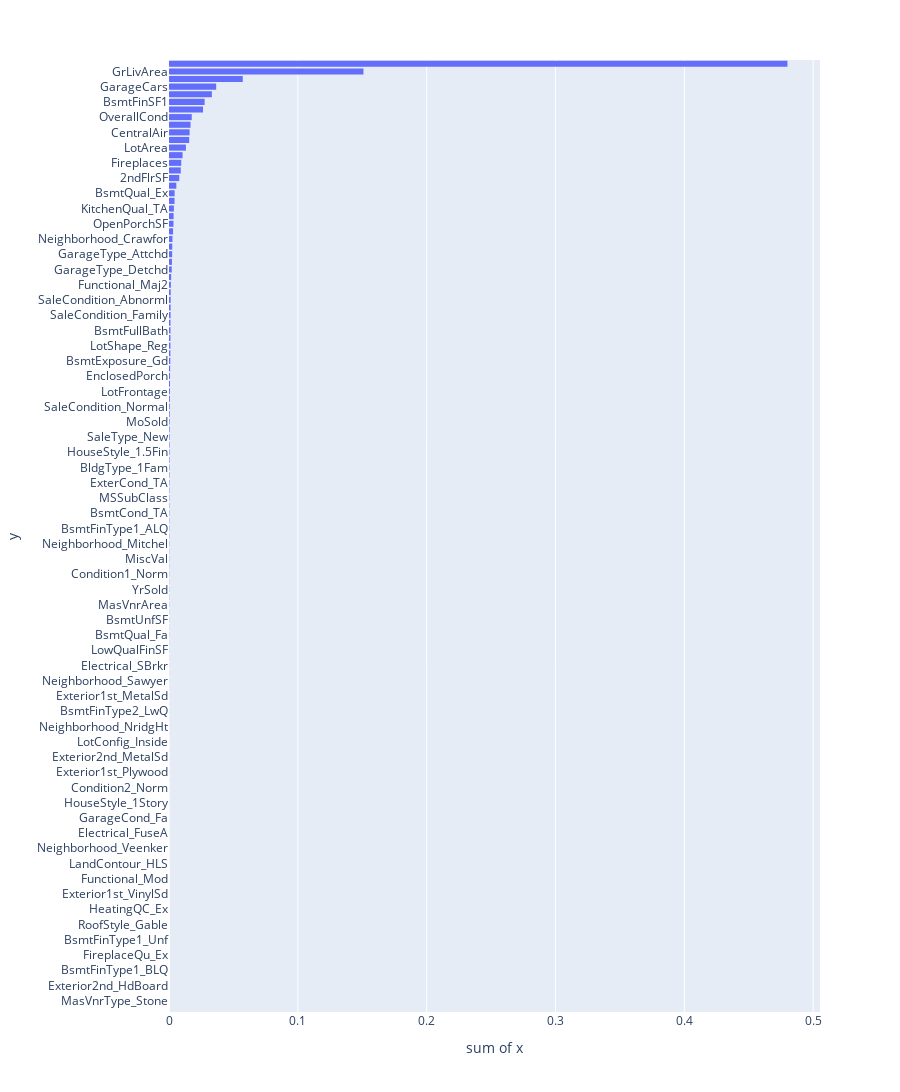

Here is the notebook cell this chart was saved with:
### Markdown cell above
R2 score got a bit worse, but that's not necessarily a bad thing. The ultimate goal is not JUST the best model, but a model that reflects reality and is suited to our needs.

### Code cell
px.histogram(x=model.feature_importances_, y=model.feature_names_in_).update_yaxes(categoryorder='total ascending').update_layout(height=2_000)

### Figure 1 — Plotly figure (JSON) as saved in the notebook; plotly's stock layout.template omitted (floating-point values rounded to 4 significant figures; data arrays with more than 128 entries replaced by an {"elided": "..."} marker saying what was removed)
{"data": [{"bingroup": "y", "histfunc": "sum", "hovertemplate": "sum of x=%{x}<br>y=%{y}<extra></extra>", "legendgroup": "", "marker": {"color": "#636efa", "pattern": {"shape": ""}}, "name": "", "orientation": "h", "showlegend": false, "type": "histogram", "x": {"elided": "278 float values"}, "xaxis": "x", "y": {"elided": "278 str values"}, "yaxis": "y"}], "layout": {"barmode": "relative", "height": 2000, "legend": {"tracegroupgap": 0}, "margin": {"t": 60}, "xaxis": {"anchor": "y", "domain": [0, 1], "title": {"text": "sum of x"}}, "yaxis": {"anchor": "x", "categoryorder": "total ascending", "domain": [0, 1], "title": {"text": "y"}}}}
